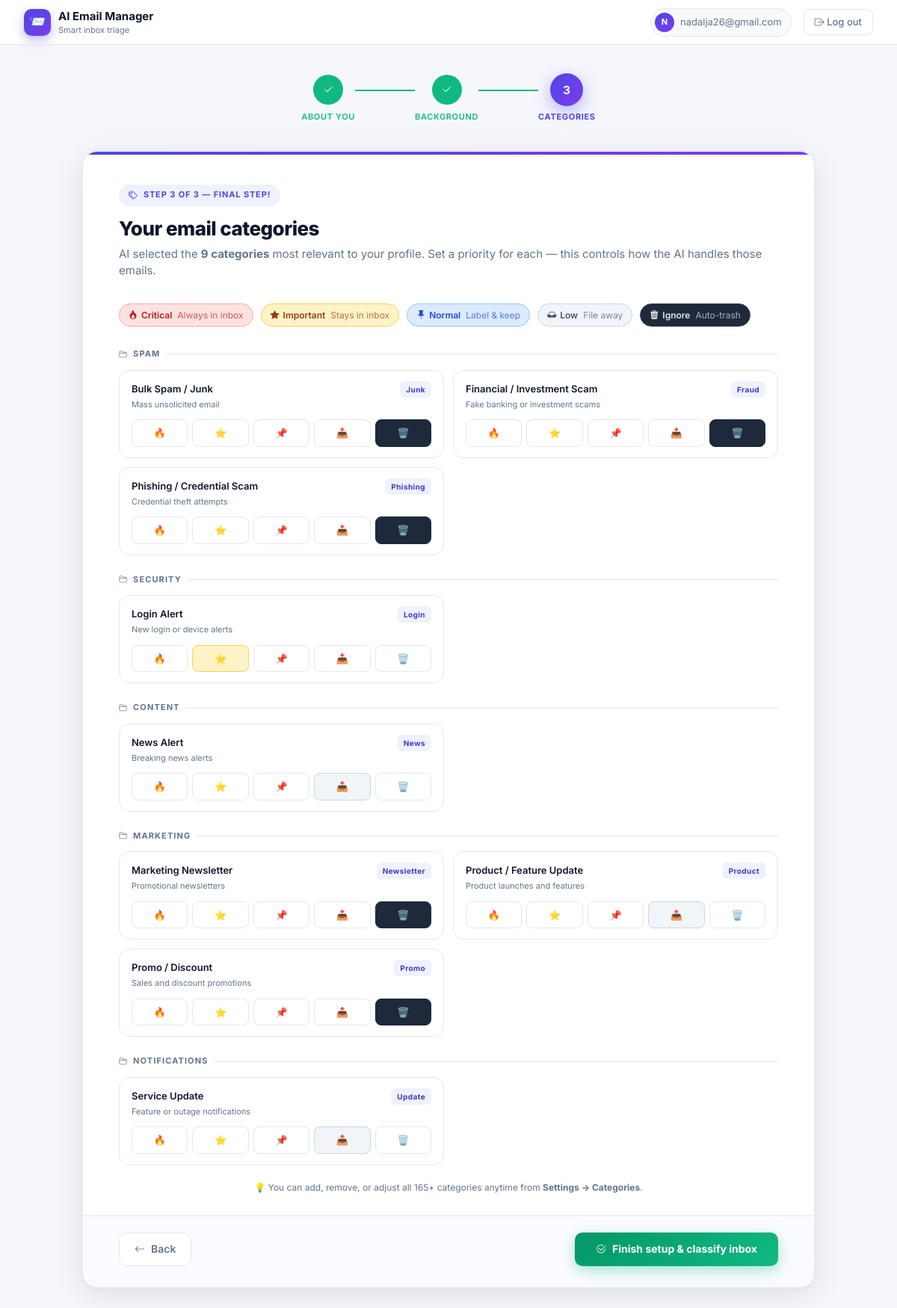
The page /accounts/onboarding/step3/ (signed in) on the database its author committed.
### accounts/models.py (models this page shows, shortened)
class EmailCategory(models.Model):
    slug         = models.SlugField(max_length=64, unique=True)
    name         = models.CharField(max_length=120)
    short_label  = models.CharField(max_length=32)
    group        = models.CharField(max_length=64)
    description  = models.TextField(blank=True)
    default_tier = models.CharField(max_length=16, choices=TIER_CHOICES, default="normal")

### accounts/views.py (the view, shortened to what this page needs)
# urls.py: path("onboarding/step3/", views.onboarding_step3, name="onboarding_step3"),
@login_required
def onboarding_step3(request):
    profile = _ensure_profile(request)
    relevant = services.suggest_relevant_categories(profile, max_count=20)
    prefs = {p.category_id: p.tier for p in request.user.category_prefs.all()}
    cat_groups = {}
    for c in relevant:
        cat_groups.setdefault(c.group, []).append(
            {"obj": c, "tier": prefs.get(c.id, c.default_tier)}
        )
    from .models import EmailCategory as _EC
    tier_options = [
        ("critical", "🔥", "crit", "Critical — always in inbox"),
        ("important", "⭐", "imp",  "Important — stays in inbox"),
        ("normal",    "📌", "norm", "Normal — label & keep"),
        ("low",       "📥", "low",  "Low — file away"),
        ("ignore",    "🗑️", "ign",  "Ignore — auto-trash"),
    ]
    return render(request, "onboarding_step3.html", {
        "cat_groups": cat_groups,
        "step": 3,
        "total_relevant": len(relevant),
        "total_pool": _EC.objects.count(),
        "tier_options": tier_options,
    })

### accounts/context_processors.py (called while the page is built)
def active_job(request):
    if not request.user.is_authenticated:
        return {}
    job = (ClassificationJob.objects
           .filter(user=request.user, status__in=["pending", "running"])
           .order_by("-id").first())
    return {"global_active_job": job}

### accounts/services.py (called while the page is built, shortened)
def suggest_relevant_categories(profile, max_count=20):
    universal_cats = list(
        EmailCategory.objects.filter(slug__in=UNIVERSAL_SLUGS)
    )
    universal_ids = {c.id for c in universal_cats}
    ai_count = max(0, max_count - len(universal_cats))
    if _openai is None or not profile or ai_count == 0:
        return universal_cats[:max_count]

### accounts/views.py (called while the page is built)
def _ensure_profile(request):
    profile, _ = UserProfile.objects.get_or_create(
        user=request.user, defaults={"full_name": request.user.get_full_name()},
    )
    return profile

### templates/onboarding_step3.html (shortened to what this page needs)
{% extends "onboarding_base.html" %}
{% block s1_class %}done{% endblock %}
{% block s1_icon %}<i class="bi bi-check2"></i>{% endblock %}
{% block l1_class %}done{% endblock %}
{% block s2_class %}done{% endblock %}
{% block s2_icon %}<i class="bi bi-check2"></i>{% endblock %}
{% block l2_class %}done{% endblock %}
{% block s3_class %}active{% endblock %}
{% block s3_icon %}3{% endblock %}
{% block ob_content %}
<form method="post" novalidate id="catForm">{% csrf_token %}
  <div class="ob-card-body" style="padding-bottom:12px">
    <div class="ob-card-header">
      <div class="ob-card-step-badge"><i class="bi bi-tags"></i>Step 3 of 3 — Final step!</div>
      <h1 class="ob-card-title">Your email categories</h1>
      <p class="ob-card-sub">
        AI selected the <strong>{{ total_relevant }} categories</strong> most relevant to your profile.
        Set a priority for each — this controls how the AI handles those emails.
      </p>
    </div>
    <div style="display:flex;gap:10px;flex-wrap:wrap;margin-bottom:28px">
      <div class="tier-legend-item crit"><i class="bi bi-fire"></i> Critical <span>Always in inbox</span></div>
      <div class="tier-legend-item imp"><i class="bi bi-star-fill"></i> Important <span>Stays in inbox</span></div>
      <div class="tier-legend-item norm"><i class="bi bi-pin-fill"></i> Normal <span>Label & keep</span></div>
      <div class="tier-legend-item low"><i class="bi bi-inbox-fill"></i> Low <span>File away</span></div>
      <div class="tier-legend-item ign"><i class="bi bi-trash3-fill"></i> Ignore <span>Auto-trash</span></div>
    </div>
    {% for group, cats in cat_groups.items %}
      <div class="cat3-group-header">
        <i class="bi bi-folder2-open"></i> {{ group }}
      </div>
      <div class="cat3-grid">
        {% for item in cats %}
          <div class="cat3-card" data-cat="{{ item.obj.id }}">
            <div class="cat3-top">
              <div>
                <div class="cat3-name">{{ item.obj.name }}</div>
                <div class="cat3-desc">{{ item.obj.description }}</div>
              </div>
              <span class="cat3-label">{{ item.obj.short_label }}</span>
            </div>
            <div class="cat3-tiers">
              {% for val, icon, cls, title in tier_options %}
                <label class="cat3-pill {{ cls }} {% if item.tier == val %}selected{% endif %}" title="{{ title }}">
                  {{ icon }}
                </label>
              {% endfor %}
            </div>
          </div>
        {% endfor %}
      </div>
    {% endfor %}
    <p class="ob-skip" style="margin-top:20px">
      💡 You can add, remove, or adjust all {{ total_pool }}+ categories anytime from <strong>Settings → Categories</strong>.
    </p>
  </div>
  <div class="ob-card-footer">
    <a href="{% url 'onboarding_step2' %}" class="ob-btn-back">
      <i class="bi bi-arrow-left"></i> Back
    </a>
    <button type="submit" class="ob-btn-next ob-btn-finish">
      <i class="bi bi-check2-circle"></i> Finish setup &amp; classify inbox
    </button>
  </div>
</form>
{% endblock %}

### templates/onboarding_base.html (shortened to what this page needs)
{% load static %}
<!doctype html>
<html lang="en">
<head>
<link href="https://cdn.jsdelivr.net/npm/bootstrap@5.3.3/dist/css/bootstrap.min.css" rel="stylesheet">
<link href="https://cdn.jsdelivr.net/npm/bootstrap-icons@1.11.3/font/bootstrap-icons.css" rel="stylesheet">
</head>
<body>
<header class="ob-topbar">
  <a class="ob-brand" href="#">
    <div class="ob-brand-icon">📨</div>
    <div>
      <div class="ob-brand-name">AI Email Manager</div>
      <div class="ob-brand-sub">Smart inbox triage</div>
    </div>
  </a>
  <div class="ob-topbar-right">
    <div class="ob-user-pill">
      <div class="ob-user-avatar">{{ user.email|slice:":1"|upper }}</div>
      <span class="d-none d-sm-inline">{{ user.email }}</span>
    </div>
    <a href="{% url 'logout' %}" class="ob-logout"><i class="bi bi-box-arrow-right"></i> Log out</a>
  </div>
</header>
<div class="ob-page">
  <div class="ob-stepper">
    <div class="ob-step {% block s1_class %}{% endblock %}">
      <div class="ob-step-circle">{% block s1_icon %}1{% endblock %}</div>
      <div class="ob-step-label">About You</div>
    </div>
    <div class="ob-step-line {% block l1_class %}{% endblock %}"></div>
    <div class="ob-step {% block s2_class %}{% endblock %}">
      <div class="ob-step-circle">{% block s2_icon %}2{% endblock %}</div>
      <div class="ob-step-label">Background</div>
    </div>
    <div class="ob-step-line {% block l2_class %}{% endblock %}"></div>
    <div class="ob-step {% block s3_class %}{% endblock %}">
      <div class="ob-step-circle">{% block s3_icon %}3{% endblock %}</div>
      <div class="ob-step-label">Categories</div>
    </div>
  </div>
  <div class="ob-card">
    <div class="ob-card-stripe"></div>
    {% block ob_content %}{% endblock %}
  </div>
</div>
</body>
</html>

### templates/onboarding_step3.html (style rules this page uses)
.tier-legend-item { display:inline-flex;align-items:center;gap:5px; padding:5px 12px;border-radius:20px; font-size:12px;font-weight:600;border:1.5px solid; }
.tier-legend-item span { font-weight:400;color:inherit;opacity:.7;margin-left:2px }
.tier-legend-item.crit { background:#fee2e2;color:#b91c1c;border-color:#fca5a5 }
.tier-legend-item.imp { background:#fef3c7;color:#92400e;border-color:#fcd34d }
.tier-legend-item.norm { background:#dbeafe;color:#1d4ed8;border-color:#93c5fd }
.tier-legend-item.low { background:#f1f5f9;color:#475569;border-color:#cbd5e1 }
.tier-legend-item.ign { background:#1e293b;color:#e2e8f0;border-color:#334155 }
.cat3-group-header { font-size:11px;font-weight:700;letter-spacing:.1em;text-transform:uppercase; color:var(--muted);margin:24px 0 12px; display:flex;align-items:center;gap:7px; }
.cat3-group-header::after { content:'';flex:1;height:1px;background:var(--border) }
.cat3-grid { display:grid;grid-template-columns:1fr 1fr;gap:12px;margin-bottom:4px }
.cat3-card { border:1.5px solid var(--border);border-radius:14px;padding:14px 16px; background:#fff;transition:all .15s; }
.cat3-top { display:flex;justify-content:space-between;align-items:flex-start;gap:12px;margin-bottom:12px }
.cat3-name { font-weight:600;font-size:13px;color:var(--text);margin-bottom:3px }
.cat3-desc { font-size:11px;color:var(--muted);line-height:1.4 }
.cat3-label { font-size:10px;font-weight:700;letter-spacing:.04em; background:#eef2ff;color:#4338ca; padding:3px 8px;border-radius:6px;white-space:nowrap;flex-shrink:0; }
.cat3-tiers { display:flex;gap:6px }
.cat3-pill { flex:1;text-align:center;padding:7px 4px;border-radius:8px; font-size:13px;border:1.5px solid var(--border); cursor:pointer;background:#fff; transition:all .15s;user-select:none; }
.cat3-pill.imp.selected { background:#fef3c7;border-color:#fcd34d }
.cat3-pill.low.selected { background:#f1f5f9;border-color:#cbd5e1 }
.cat3-pill.ign.selected { background:#1e293b;border-color:#1e293b;color:#fff }

### rows shown on the page
EmailCategory: cat_groups "SPAM", obj.name "Bulk Spam / Junk", obj.description "Mass unsolicited email", obj.short_label "Junk", tier_options "🔥" "⭐" "📌" "📥" "🗑️"
EmailCategory: obj.name "Financial / Investment Scam", obj.description "Fake banking or investment scams", obj.short_label "Fraud", tier_options "🔥" "⭐" "📌" "📥" "🗑️"
EmailCategory: obj.name "Phishing / Credential Scam", obj.description "Credential theft attempts", obj.short_label "Phishing", tier_options "🔥" "⭐" "📌" "📥" "🗑️"
EmailCategory: cat_groups "SECURITY", obj.name "Login Alert", obj.description "New login or device alerts", obj.short_label "Login", tier_options "🔥" "⭐" "📌" "📥" "🗑️"
EmailCategory: cat_groups "CONTENT", obj.name "News Alert", obj.description "Breaking news alerts", obj.short_label "News", tier_options "🔥" "⭐" "📌" "📥" "🗑️"
EmailCategory: cat_groups "MARKETING", obj.name "Marketing Newsletter", obj.description "Promotional newsletters", obj.short_label "Newsletter", tier_options "🔥" "⭐" "📌" "📥" "🗑️"
EmailCategory: obj.name "Product / Feature Update", obj.description "Product launches and features", obj.short_label "Product", tier_options "🔥" "⭐" "📌" "📥" "🗑️"
EmailCategory: obj.name "Promo / Discount", obj.description "Sales and discount promotions", obj.short_label "Promo", tier_options "🔥" "⭐" "📌" "📥" "🗑️"
EmailCategory: cat_groups "NOTIFICATIONS", obj.name "Service Update", obj.description "Feature or outage notifications", obj.short_label "Update", tier_options "🔥" "⭐" "📌" "📥" "🗑️"

### other values the page prints
{{ user.email|slice:":1"|upper }} "N"
{{ user.email }} "nadalja26@gmail.com"
{{ total_relevant }} "9"
{{ total_pool }} "165"
